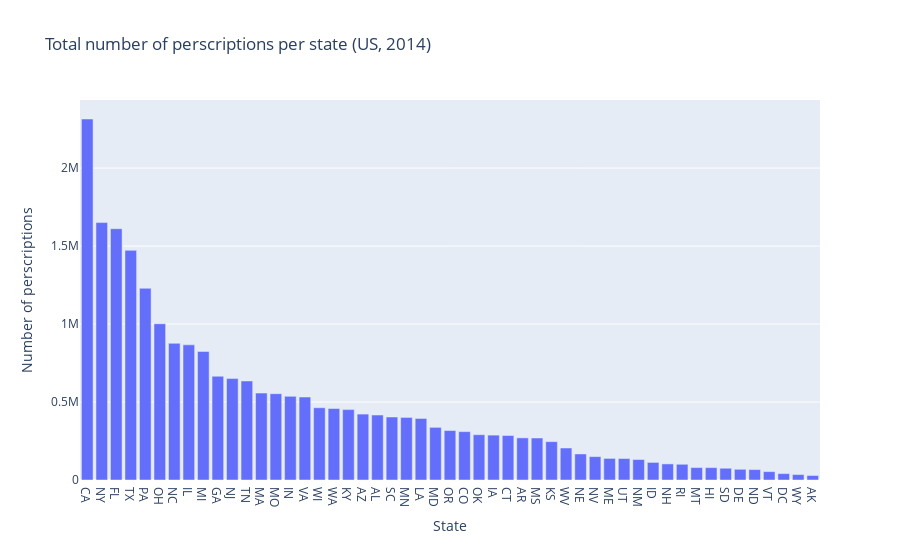

Notebook source saved alongside this figure:
### Code cell
fig = px.bar(tot_meds_per_state_sorted, x='state', y='total_num_medications', 
                     labels={'total_num_medications':'Number of perscriptions', 'state': 'State'}, 
                     title='Total number of perscriptions per state (US, 2014)',
                     ) #hover_data=['lifeExp', 'gdpPercap']
fig.show()

# Note, could be useful to pair this with state population census data from 2010, that data could be used as a heat map

### Figure 1 — Plotly figure (JSON) as saved in the notebook; plotly's stock layout.template omitted (floating-point values rounded to 4 significant figures)
{"data": [{"alignmentgroup": "True", "hovertemplate": "State=%{x}<br>Number of perscriptions=%{y}<extra></extra>", "legendgroup": "", "marker": {"color": "#636efa", "pattern": {"shape": ""}}, "name": "", "offsetgroup": "", "orientation": "v", "showlegend": false, "textposition": "auto", "type": "bar", "x": ["CA", "NY", "FL", "TX", "PA", "OH", "NC", "IL", "MI", "GA", "NJ", "TN", "MA", "MO", "IN", "VA", "WI", "WA", "KY", "AZ", "AL", "SC", "MN", "LA", "MD", "OR", "CO", "OK", "IA", "CT", "AR", "MS", "KS", "WV", "NE", "NV", "ME", "UT", "NM", "ID", "NH", "RI", "MT", "HI", "SD", "DE", "ND", "VT", "DC", "WY", "AK"], "xaxis": "x", "y": [2314584, 1650394, 1611284, 1472280, 1229131, 1001898, 876333, 866586, 824255, 665139, 650290, 634787, 557205, 553268, 536188, 532061, 463205, 458158, 451310, 422571, 416439, 403898, 401268, 394543, 337520, 317060, 310094, 290348, 287806, 285161, 270039, 269130, 245816, 205156, 166949, 149881, 138406, 137469, 131202, 112699, 103143, 100822, 79668, 79298, 75409, 68645, 66878, 53724, 40966, 34778, 28790], "yaxis": "y"}], "layout": {"barmode": "relative", "legend": {"tracegroupgap": 0}, "title": {"text": "Total number of perscriptions per state (US, 2014)"}, "xaxis": {"anchor": "y", "domain": [0, 1], "title": {"text": "State"}}, "yaxis": {"anchor": "x", "domain": [0, 1], "title": {"text": "Number of perscriptions"}}}}
